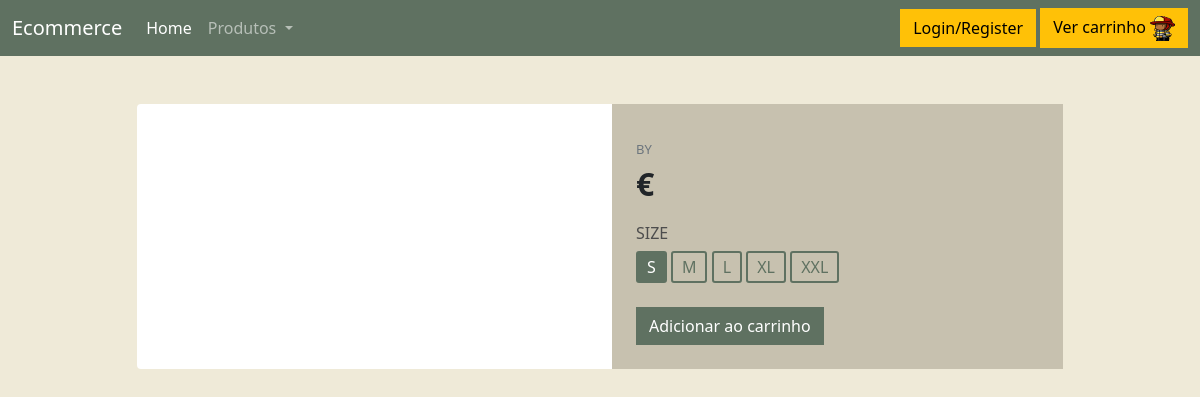
The page /produto2/ on the database as committed earlier.
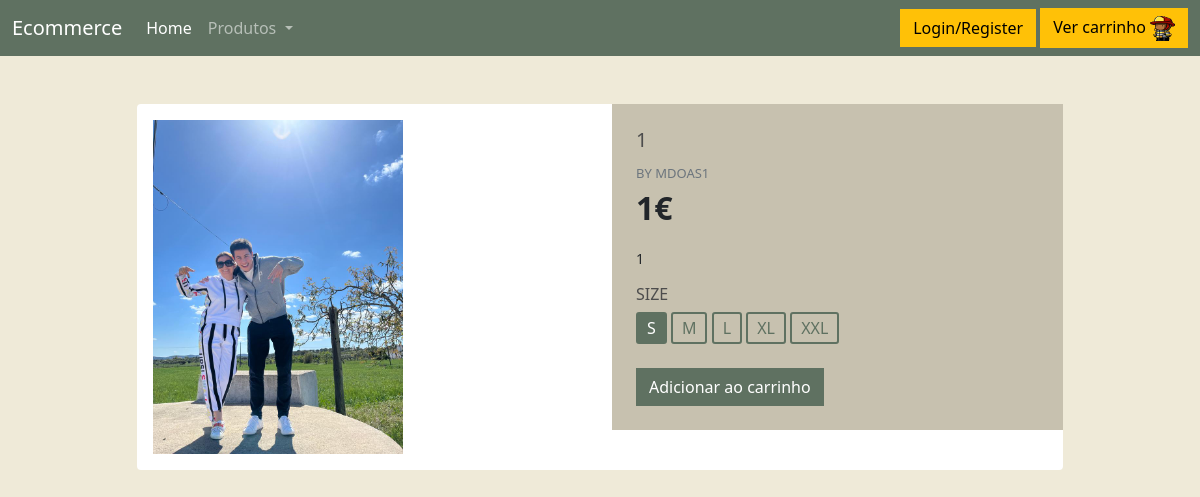
The same page on the database as committed later.
### loja/models.py (models this page shows, shortened)
class Produto(models.Model):
    preco = models.IntegerField()
    nome = models.CharField(max_length=100)
    descricao = models.CharField(max_length=300)
    personalizavel = models.BooleanField(default=False)
    pic = models.ImageField(upload_to='images', blank=True, null=True)
    seller = models.ForeignKey(Vendedor, on_delete=models.RESTRICT)

class Vendedor(models.Model):
    who = models.OneToOneField(User, on_delete=models.CASCADE) #generalizacao

### loja/views.py (the view)
# urls.py: path("produto<int:produto_id>/",views.detalheProd,name="detalheProd"),
def detalheProd (request, produto_id):
    produto = Produto.objects.filter(id=produto_id).first()
    return render(request, 'loja/detalhesProd.html' , {'produtoID': produto_id, 'produto': produto})

### loja/templates/loja/detalhesProd.html (shortened to what this page needs)
    {% extends "loja/main.html" %}
{% load static %}
{% block css %}
<link rel="stylesheet" type="text/css" href="{% static 'css/detalhesProd.css' %}">
{% endblock css %}
{% block content %}
<div class="container mt-5 mb-5">
    <div class="row d-flex justify-content-center">
        <div class="col-md-10">
            <div class="card me-auto ms-auto">
                <div class="row">
                    <div class="col-md-6">
                        <div class="images p-3">
                            <img id="main-image" src="{{produto.pic}}" width="250" />
                        </div>
                    </div>
                    <div class="col-md-6">
                        <div class="product p-4">
                            <div class="mb-3">
                                <h5 class="text-uppercase">{{produto.nome}}</h5>
                                <span class="text-uppercase text-muted brand">by {{produto.seller.who.username}}</span>
                                <div class="price d-flex flex-row align-items-center fs-2 fw-bold"> {{produto.preco}}€
                                </div>
                            </div>
                            <p class="about">{{produto.descricao}}</p>
                            <div class="sizes mt-2">
                                <h6 class="text-uppercase">Size</h6> <label class="radio"> <span>S</span> </label> <label class="radio"> <span>M</span> </label> <label class="radio"> <span>L</span> </label> <label class="radio"> <span>XL</span> </label> <label class="radio"> <span>XXL</span> </label>
                            </div>
                            <br>
                            <a class="btn btn-danger float-right " href="{% url 'loja:add_cart' produtoID %}">Adicionar ao carrinho</a>
                        </div>
                    </div>
                </div>
            </div>
        </div>
    </div>
</div>
{% endblock content %}

### loja/templates/loja/main.html (shortened to what this page needs)
<!DOCTYPE html>
{% load static %}
<html lang="en">
<head><meta charset="utf-8">
    <link href="https://cdn.jsdelivr.net/npm/bootstrap@5.1.3/dist/css/bootstrap.min.css" rel="stylesheet">
    <link rel="stylesheet" type="text/css" href="{% static 'css/main.css' %}">
{% block css %}
{% endblock css %}
  </head>
<body class="d-flex flex-column min-vh-100">
    <nav class="navbar navbar-expand-lg navbar-dark bg-dark">
        <div class="container-fluid">
          <a class="navbar-brand" href="{%url 'loja:loja' %}">Ecommerce</a>
          <div class="collapse navbar-collapse" id="navbarSupportedContent">
            <ul class="navbar-nav me-auto mb-2 mb-lg-0">
              <li class="nav-item">
                <a class="nav-link active" aria-current="page" href="{%url 'loja:loja' %}">Home</a>
              </li>
              <li class="nav-item dropdown">
                <a class="nav-link dropdown-toggle" href="{%url 'loja:loja' %}" id="navbarDropdown" role="button" data-bs-toggle="dropdown" aria-expanded="false">
                  Produtos
                </a>
            </ul>
            <div class="form-inline my-2 my-lg-0">
                {% if not request.user.is_authenticated%}
                <a href="{% url 'loja:login1' %}"class="btn btn-warning">Login/Register</a>
                {% else %}
                <a href="{% url 'loja:logout1' %}" class="btn btn-warning">Logout</a>
                {% endif %}
                <a class="btn btn-warning" href="{% url 'loja:cart' %}">
                  Ver carrinho
                   <img  id="cart-icon" src="{% static 'images/fireman.png' %}">
               </a>
           </div>
          </div>
        </div>
      </nav>
      {% block content %}
      {% endblock content %}
</body>
</html>

### loja/static/css/main.css (style rules this page uses)
body { background-color: #e0d8ce; }
h1,h2,h3,h4,h5,h6 { color:hsl(0, 0%, 30%); }
.bg-dark { background-color: #5F7161!important; }
.btn { border-radius: 0; }
#cart-icon { width:25px; display: inline-block; }

### loja/static/css/detalhesProd.css (style rules this page uses)
body { background-color: #EFEAD8 }
.card { border:none; }
.product { background-color: #c7c1af }
.brand { font-size: 13px }
.about { font-size: 14px }
label.radio { cursor: pointer }
label.radio span { padding: 2px 9px; border: 2px solid #5F7161; display: inline-block; color: #5F7161; border-radius: 3px; text-transform: uppercase }
label.radio input:checked+span { border-color: #5F7161; background-color: #5F7161; color: #fff }
.btn-danger { background-color: #5F7161 !important; border-color: #5F7161 !important }

Rows that differ between the two databases and show on the page:
added Produto: pic (picture), nome "1", seller.who.username "MDOAS1", preco "1", descricao "1"
